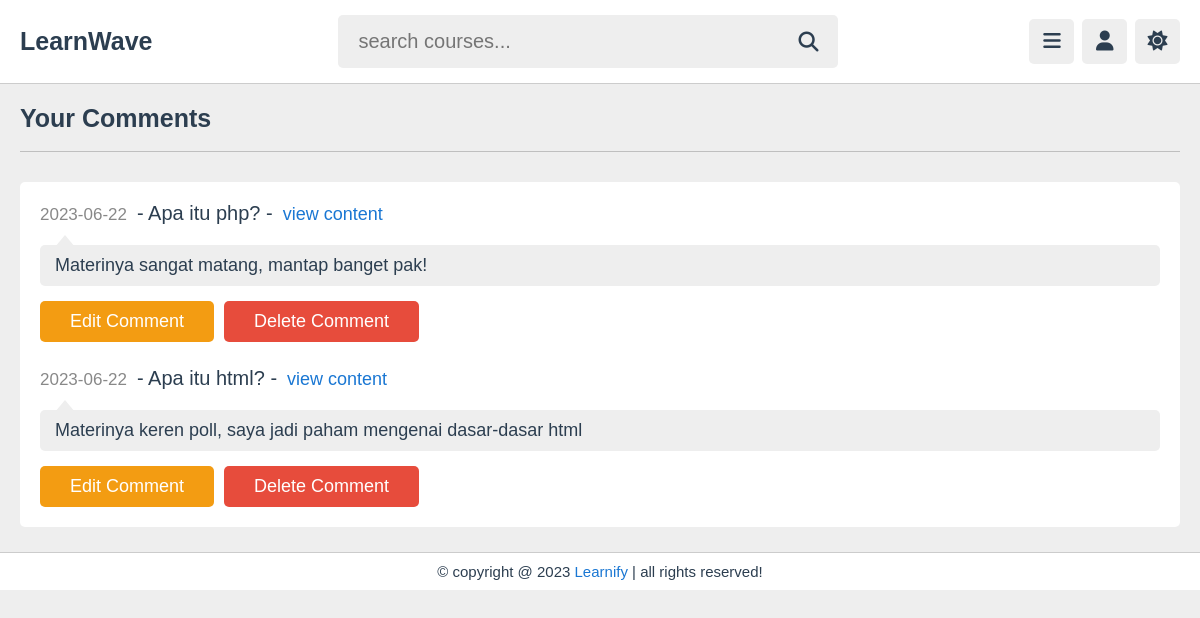
The page /comments.php (signed in) on the database its author committed.
### tables this page shows
CREATE TABLE `comments` (
  `id` varchar(20) NOT NULL,
  `content_id` varchar(20) NOT NULL,
  `user_id` varchar(20) NOT NULL,
  `tutor_id` varchar(20) NOT NULL,
  `comment` varchar(1000) NOT NULL,
  `date` date NOT NULL DEFAULT current_timestamp()
);

CREATE TABLE `content` (
  `id` varchar(20) NOT NULL,
  `tutor_id` varchar(20) NOT NULL,
  `playlist_id` varchar(20) NOT NULL,
  `title` varchar(100) NOT NULL,
  `description` varchar(1000) NOT NULL,
  `video` varchar(100) NOT NULL,
  `thumb` varchar(100) NOT NULL,
  `date` date NOT NULL DEFAULT current_timestamp(),
  `status` varchar(20) NOT NULL DEFAULT 'deactive'
);

### comments.php (the view, shortened to what this page needs)
<?php
include 'components/connect.php';
if(isset($_COOKIE['user_id'])){
   $user_id = $_COOKIE['user_id'];
}else{
   $user_id = '';
   header('location:home.php');
}
?>
<!DOCTYPE html>
<html lang="en">
<head>
   <link rel="stylesheet" href="https://cdnjs.cloudflare.com/ajax/libs/font-awesome/6.2.0/css/all.min.css">
   <link rel="stylesheet" href="css/style.css">
</head>
<body>
<?php include 'components/user_header.php'; ?>
<section class="comments">
   <h1 class="heading">your comments</h1>
   <div class="show-comments">
      <?php
         $select_comments = $conn->prepare("SELECT * FROM `comments` WHERE user_id = ?");
         $select_comments->execute([$user_id]);
         if($select_comments->rowCount() > 0){
            while($fetch_comment = $select_comments->fetch(PDO::FETCH_ASSOC)){
               $select_content = $conn->prepare("SELECT * FROM `content` WHERE id = ?");
               $select_content->execute([$fetch_comment['content_id']]);
               $fetch_content = $select_content->fetch(PDO::FETCH_ASSOC);
      ?>
      <div class="box" style="<?php if($fetch_comment['user_id'] == $user_id){echo 'order:-1;';} ?>">
         <div class="content"><span><?= $fetch_comment['date']; ?></span><p> - <?= $fetch_content['title']; ?> - </p><a href="watch_video.php?get_id=<?= $fetch_content['id']; ?>">view content</a></div>
         <p class="text"><?= $fetch_comment['comment']; ?></p>
         <?php
            if($fetch_comment['user_id'] == $user_id){
         ?>
         <form action="" method="post" class="flex-btn">
            <button type="submit" name="edit_comment" class="inline-option-btn">edit comment</button>
            <button type="submit" name="delete_comment" class="inline-delete-btn" onclick="return confirm('delete this comment?');">delete comment</button>
         </form>
         <?php
         }
         ?>
      </div>
      <?php
       }
      }else{
         echo '<p class="empty">no comments added yet!</p>';
      }
      ?>
      </div>
</section>
<?php include 'components/footer.php'; ?>
</body>
</html>

### css/style.css (style rules this page uses)
:root { --main-color:#1a77d3; --red:#e74c3c; --oragen:#f39c12; --white:#fff; --black:#2c3e50; --light-color:#888; --light-bg:#eee; --border:.1rem solid rgba(0,0,0,.2); }
* { font-family: 'Nunito', sans-serif; margin: 0; padding: 0; box-sizing: border-box; outline: none; border: none; text-decoration: none; }
html { font-size: 62.5%; overflow-x: hidden; }
body { background-color: var(--light-bg); padding-left: 30rem; }
section { padding:2rem; max-width: 1200px; margin: 0 auto; }
.btn, .option-btn, .delete-btn, .inline-btn, .inline-option-btn, .inline-delete-btn { border-radius: .5rem; padding: 1rem 3rem; font-size: 1.8rem; color: #fff; margin-top: 1rem; text-transform: capitalize; cursor: pointer; text-align: center; }
.inline-btn, .inline-option-btn, .inline-delete-btn { display: inline-block; }
.option-btn, .inline-option-btn { background-color: var(--oragen); }
.delete-btn, .inline-delete-btn { background-color: var(--red); }
.flex-btn { display:flex; gap: 1rem; }
.heading { padding-bottom: 1.8rem; border-bottom: var(--border); font-size: 2.5rem; color: var(--black); text-transform: capitalize; margin-bottom: 3rem; }
.comments .show-comments { background-color: var(--white); border-radius: .5rem; padding: 2rem; display: grid; gap: 2.5rem; }
.comments .show-comments .content { margin-bottom: 2rem; }
.comments .show-comments .content p { font-size: 2rem; color: var(--black); padding: 0 1rem; display: inline-block; }
.comments .show-comments .content span { font-size: 1.7rem; color: var(--light-color); }
.comments .show-comments .content a { color: var(--main-color); font-size: 1.8rem; }
.comments .show-comments .text { border-radius: .5rem; background-color: var(--light-bg); padding: 1rem 1.5rem; color: var(--black); margin: .5rem 0; position: relative; z-index: 0; white-space: pre-line; font-size: 1.8rem; }
.comments .show-comments .text::before { content: ''; position: absolute; top: -1rem; left: 1.5rem; height: 1.2rem; width: 2rem; background-color: var(--light-bg); clip-path: polygon(50% 0%, 0% 100%, 100% 100%); }
@media (max-width:1200px) { body { padding-left: 0; } }

### rows shown on the page
comments: date "2023-06-22", content.title "Apa itu php?", comment "Materinya sangat matang, mantap banget pak!"
comments: date "2023-06-22", content.title "Apa itu html?", comment "Materinya keren poll, saya jadi paham mengenai dasar-dasar html"
